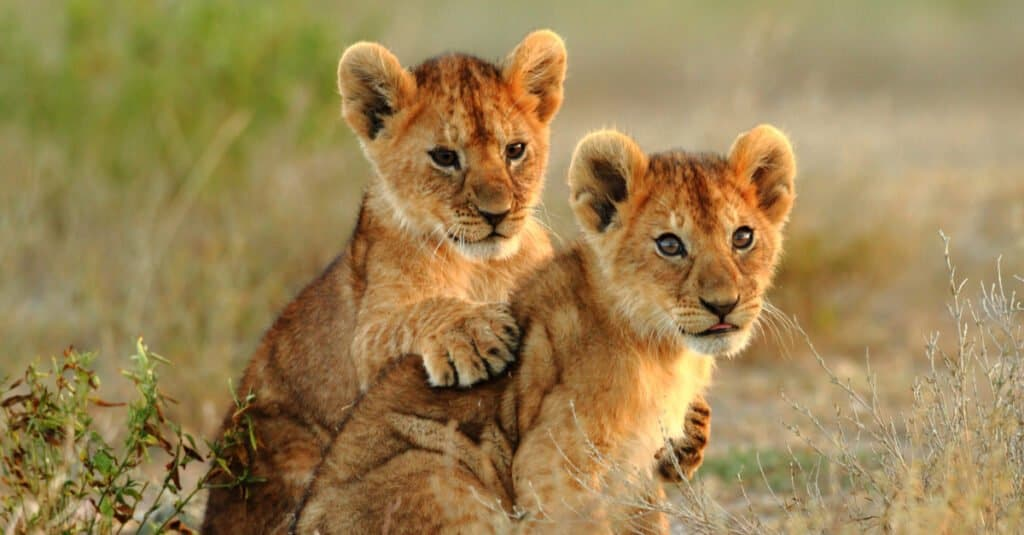
//> input picture lab4/imgs/lion.jpg, 1024 x 535 px, given in place of img2.jpg, which was not available
$ ./task3   (built with g++ and OpenCV 4)
//> lines starting //> are read from the running program, lines starting //| are printed output that depends on the picture; after the words box and inside, x2 and y2 are one past the last pixel; in counts of white or black regions, pixels touching at a corner belong together; pictures that were not available may be replaced by others from this repository, and a replacement may not be noted
#include "opencv2/opencv.hpp"
#include <stdio.h>
#include <stdlib.h>
#include <math.h>

using namespace cv;

void generate_histogram(Mat& image, Mat& histogram, Mat& histImage)
{
    int histSize = 256;
    float range[] = {0.0, 255.0};
    const float* histRange = {range};
    calcHist(&image, 1, 0, Mat(), histogram, 1, &histSize, &histRange, true, false);

    int histWidth = 512;
    int histHeight = 400;
    int binWidth = cvRound(static_cast<double>(histWidth) / histSize);
    Mat temp(histHeight, histWidth, CV_8UC1, Scalar(0));

    temp.copyTo(histImage);

    normalize(histogram, histogram, 0, histImage.rows, NORM_MINMAX, -1, Mat());

    for (int i = 1; i < histSize; i++) {
        line(histImage,
                Point(binWidth * (i - 1),
                histHeight - cvRound(histogram.at<float>(i - 1))),
                Point(binWidth * i, histHeight - cvRound(histogram.at<float>(i))),
                Scalar(255), 2, 8, 0);
    }

}


void make_darker_bottom_top(Mat& src)
{
    for(int i = 0; i < src.rows; i++)
    {
        double scale = i / (double)src.rows;
        for(int j = 0; j < src.cols; j++)
        {
            src.at<uchar>(i, j) = (unsigned char)(round(double(src.at<uchar>(i, j)) * scale * scale));
        }
    }
}

void make_darker_top_bottom(Mat& src)
{
    for(int i = 0; i < src.rows; i++)
    {
        double scale = i / (double)src.rows;
        scale = 1 - scale;
        for(int j = 0; j < src.cols; j++)
        {
            src.at<uchar>(i, j) = (unsigned char)(round(double(src.at<uchar>(i, j)) * scale * scale));
        }
    }
}


int main(int argc, char* argv[])
{
    Mat image = imread("./imgs/img2.jpg", IMREAD_GRAYSCALE);
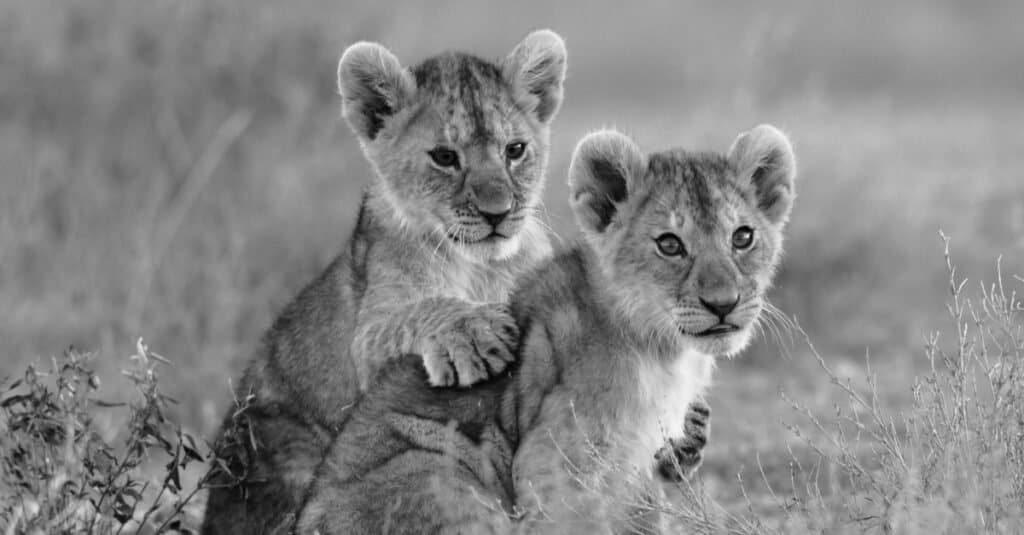
//> image: 535 rows x 1024 cols, CV_8UC1; min 0, max 253, mean 133.4

    Mat dark_img1, dark_img2;

    image.copyTo(dark_img1);
    image.copyTo(dark_img2);
    make_darker_bottom_top(dark_img1);
//> after the loop in make_darker_bottom_top, `for(int i = 0; i < src.rows; i++)`:
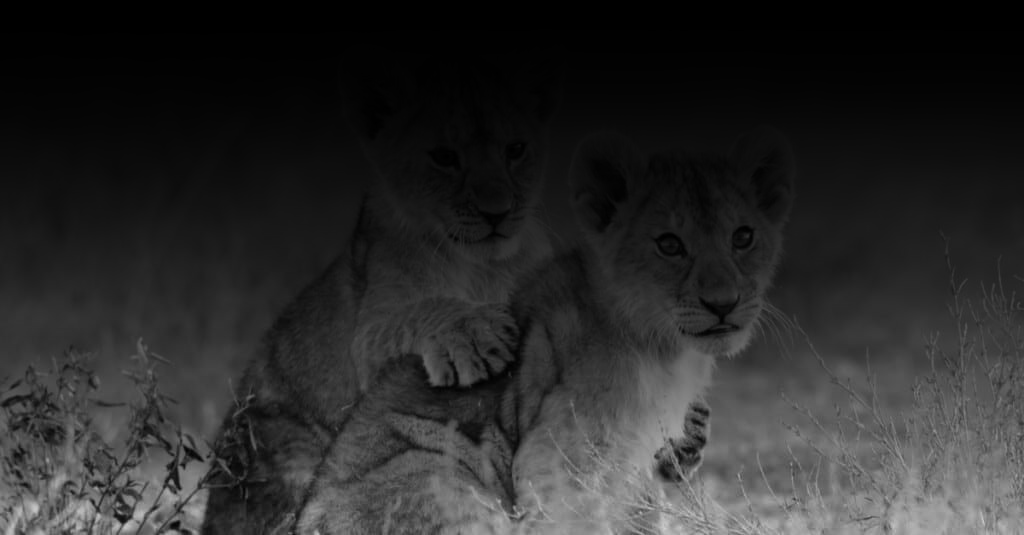
//> src: 535 rows x 1024 cols, CV_8UC1; min 0, max 208, mean 42.3
    make_darker_top_bottom(dark_img2);
//> after the loop in make_darker_top_bottom, `for(int i = 0; i < src.rows; i++)`:
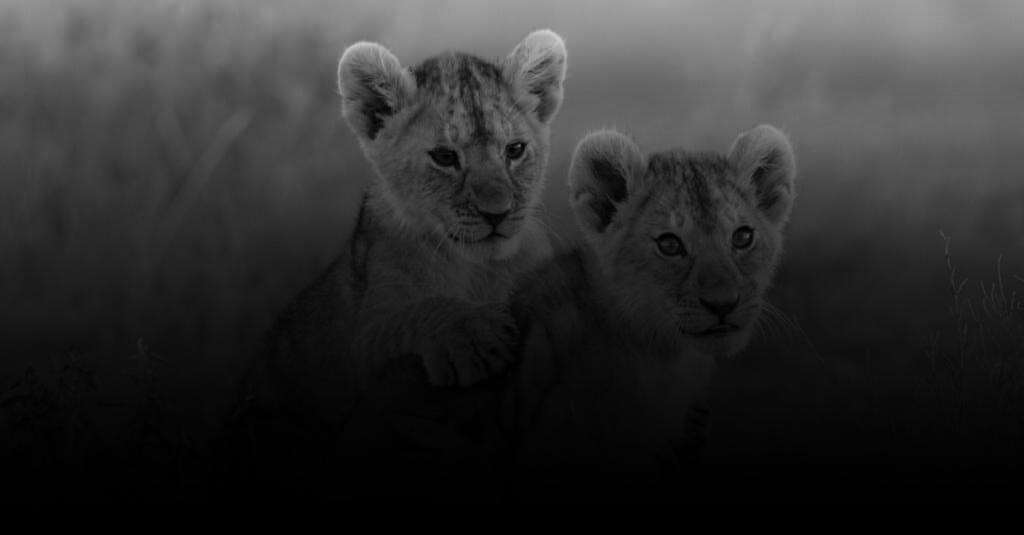
//> src: 535 rows x 1024 cols, CV_8UC1; min 0, max 209, mean 46.8


    // subtract(image, Scalar(100, 100, 100), dark_img1);
    // subtract(image, Scalar(100, 100, 100), dark_img2);

    Mat histogram_org, histImg_org;
    Mat histogram1, histImg1;
    Mat histogram2, histImg2;

    generate_histogram(image, histogram_org, histImg_org);
//> in generate_histogram, `calcHist(&image, 1, 0, Mat(), histogram, 1, &histSize, &histRange, tru..`: histogram = 256 values, max 8790 at index 161, min 0 at index 249, mean 2140
//> in generate_histogram, `normalize(histogram, histogram, 0, histImage.rows, NORM_MINMAX, -1, Ma..`: histogram = 256 values, max 400 at index 161, min 0 at index 249, mean 97.38
//> after the loop in generate_histogram, `for (int i = 1; i < histSize; i++)`:
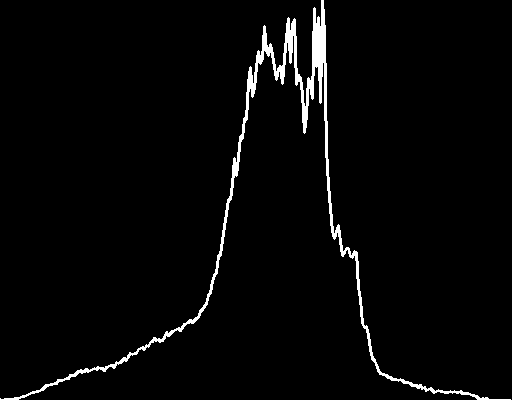
//> histImage: 400 rows x 512 cols, CV_8UC1; 2.6% white; 1 white region, box (x1, y1, x2, y2) and area: (0, 0, 511, 400) 5418
//> histogram_org has the same summary as histogram in generate_histogram
    generate_histogram(dark_img1, histogram1, histImg1);
//> in generate_histogram (call 2), `calcHist(&image, 1, 0, Mat(), histogram, 1, &histSize, &histRange, tru..`: histogram = 256 values, max 32282 at index 0, min 0 at index 201, mean 2140
//> in generate_histogram (call 2), `normalize(histogram, histogram, 0, histImage.rows, NORM_MINMAX, -1, Ma..`: histogram = 256 values, max 400 at index 0, min 0 at index 201, mean 26.52
//> after the loop in generate_histogram (call 2), `for (int i = 1; i < histSize; i++)`:
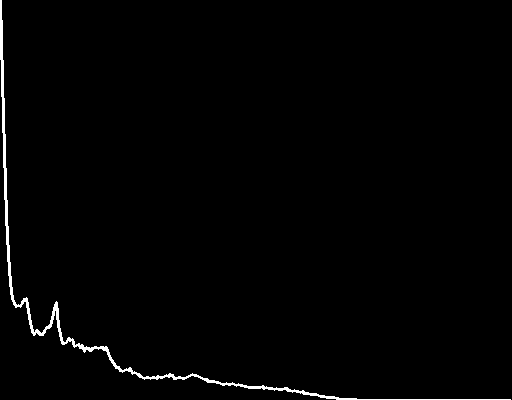
//> histImage: 400 rows x 512 cols, CV_8UC1; 1.2% white; 1 white region, box (x1, y1, x2, y2) and area: (0, 0, 511, 400) 2395
//> histogram1 has the same summary as histogram in generate_histogram
    generate_histogram(dark_img2, histogram2, histImg2);
//> in generate_histogram (call 3), `calcHist(&image, 1, 0, Mat(), histogram, 1, &histSize, &histRange, tru..`: histogram = 256 values, max 35867 at index 0, min 0 at index 206, mean 2140
//> in generate_histogram (call 3), `normalize(histogram, histogram, 0, histImage.rows, NORM_MINMAX, -1, Ma..`: histogram = 256 values, max 400 at index 0, min 0 at index 206, mean 23.87
//> after the loop in generate_histogram (call 3), `for (int i = 1; i < histSize; i++)`:
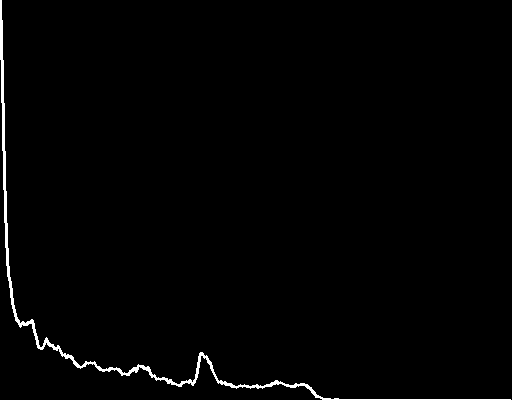
//> histImage: 400 rows x 512 cols, CV_8UC1; 1.2% white; 1 white region, box (x1, y1, x2, y2) and area: (0, 0, 511, 400) 2430
//> histogram2 has the same summary as histogram in generate_histogram

    printf("Intersection: %f\n", compareHist(histogram1, histogram2, HISTCMP_INTERSECT));
//| Intersection: 5709.995339
    printf("Correlance: %f\n", compareHist(histogram1, histogram2, HISTCMP_CORREL));
//| Correlance: 0.978992
    printf("Chisquare: %f\n", compareHist(histogram1, histogram2, HISTCMP_CHISQR));
//| Chisquare: 582.520931
    printf("Hellinger: %f\n", compareHist(histogram1, histogram2, HISTCMP_HELLINGER));
//| Hellinger: 0.099837


    imshow("Original image", image);
    imshow("Original image histogram", histImg_org);
    imshow("Darker image from bottom to top", dark_img1);
    imshow("Darker image from top to bottom", dark_img2);
    imshow("Histogram of bottom to top", histImg1);
    imshow("Histogram of top to bottom", histImg2);

    while (true) {
        char key = waitKey(10);
//> the 'q' key is pressed
        if (key == 'q') {
            break;
        }
    }

    return 0;

}

$ run again, on lab4/imgs/sheperd.jpg
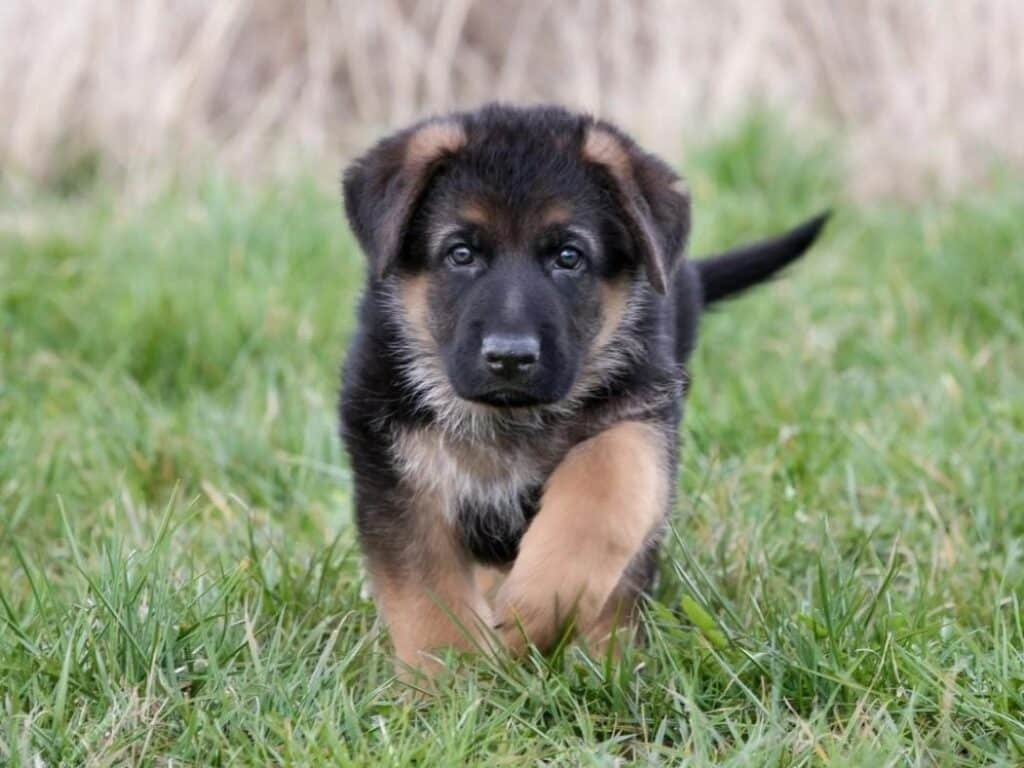
//> input picture lab4/imgs/sheperd.jpg, 1024 x 768 px, given in place of img2.jpg, which was not available
//> after the loop in make_darker_top_bottom, `for(int i = 0; i < src.rows; i++)`:
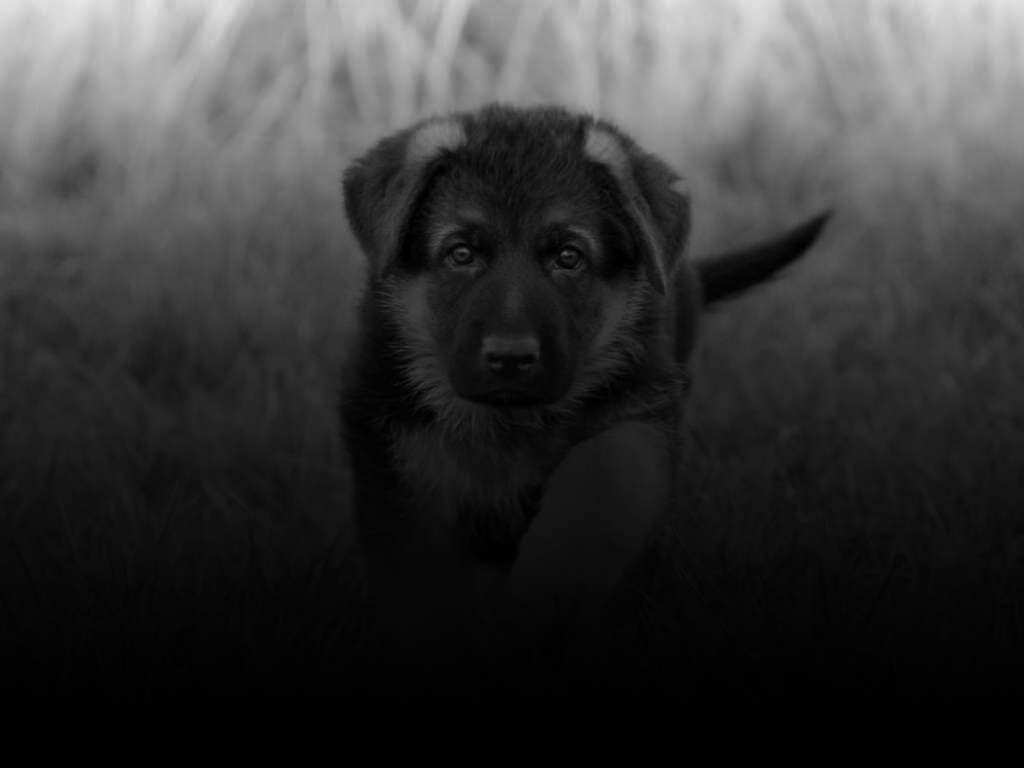
//> src: 768 rows x 1024 cols, CV_8UC1; min 0, max 232, mean 53.8
//> in generate_histogram, `calcHist(&image, 1, 0, Mat(), histogram, 1, &histSize, &histRange, tru..`: histogram = 256 values, max 9564 at index 157, min 0 at index 240, mean 3072
//> in generate_histogram, `normalize(histogram, histogram, 0, histImage.rows, NORM_MINMAX, -1, Ma..`: histogram = 256 values, max 400 at index 157, min 0 at index 240, mean 128.5
//> histogram_org has the same summary as histogram in generate_histogram
//> histogram1 = 256 values, max 400 at index 0, min 0 at index 230, mean 29.96
//> in generate_histogram (call 3), `calcHist(&image, 1, 0, Mat(), histogram, 1, &histSize, &histRange, tru..`: histogram = 256 values, max 50318 at index 0, min 0 at index 233, mean 3072
//> in generate_histogram (call 3), `normalize(histogram, histogram, 0, histImage.rows, NORM_MINMAX, -1, Ma..`: histogram = 256 values, max 400 at index 0, min 0 at index 233, mean 24.42
//> after the loop in generate_histogram (call 3), `for (int i = 1; i < histSize; i++)`:
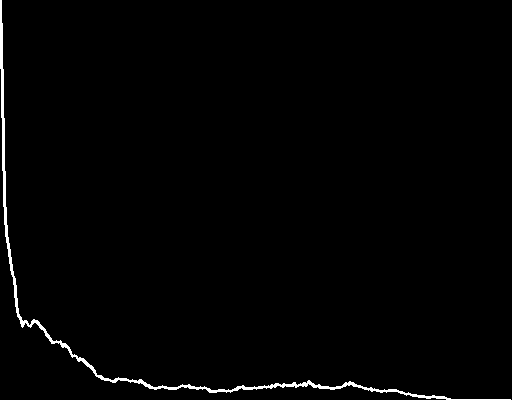
//> histImage: 400 rows x 512 cols, CV_8UC1; 1.2% white; 1 white region, box (x1, y1, x2, y2) and area: (0, 0, 511, 400) 2427
//> histogram2 has the same summary as histogram in generate_histogram
//| Intersection: 5418.482835
//| Correlance: 0.945962
//| Chisquare: 17312.023809
//| Hellinger: 0.220370
